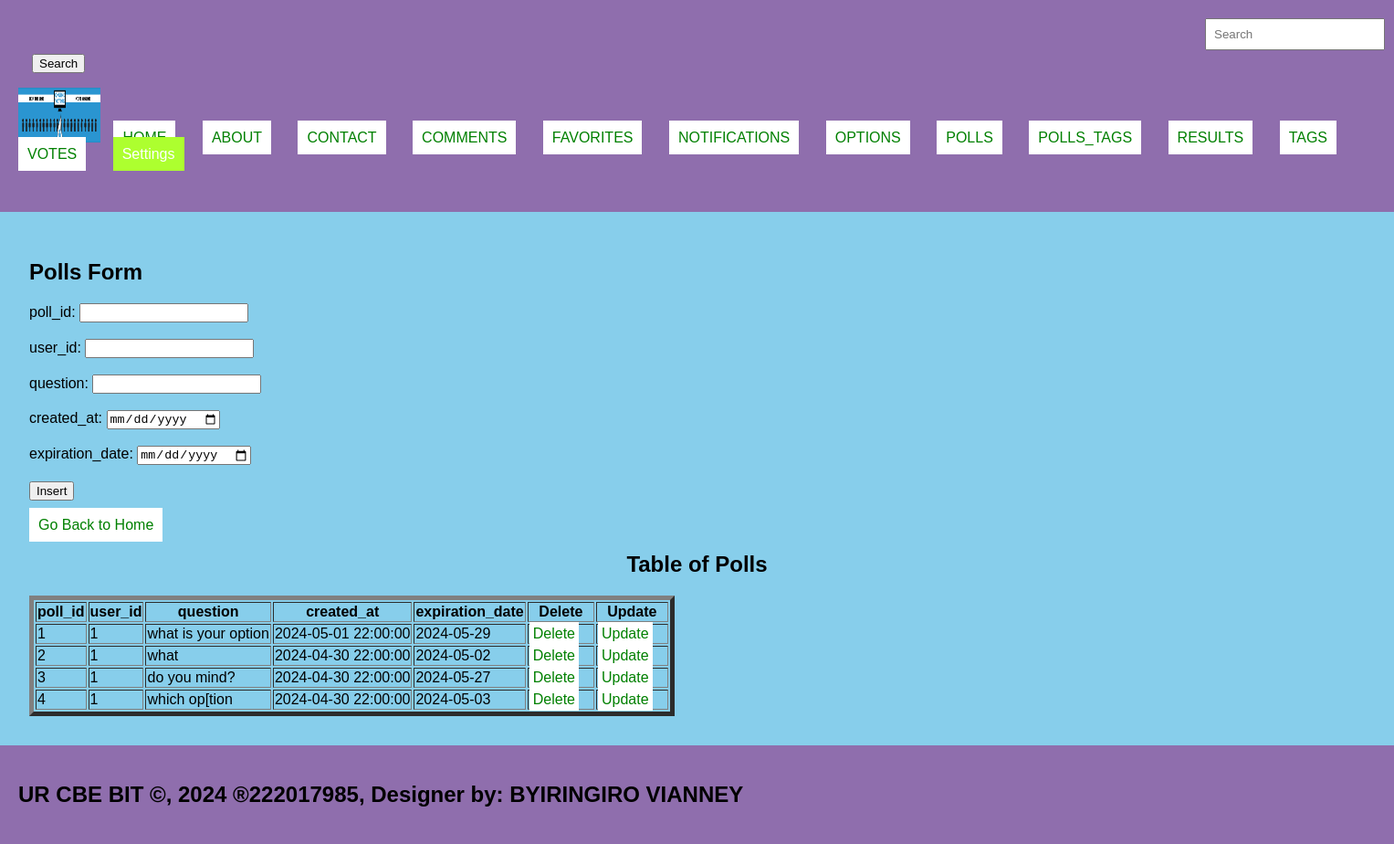
/Polls.php, run on the app's committed database.
### tables this page shows
CREATE TABLE `polls` (
  `poll_id` int(11) NOT NULL,
  `user_id` int(11) DEFAULT NULL,
  `question` text DEFAULT NULL,
  `created_at` timestamp NOT NULL DEFAULT current_timestamp(),
  `expiration_date` date DEFAULT NULL
);

### Polls.php (the view, shortened to what this page needs)
<!DOCTYPE html>
<html lang="en">
<head>
  <link rel="stylesheet" type="text/css" href="style.css" title="style 1" media="screen, tv, projection, handheld, print"/>
</head>
<body bgcolor="skyblue">
<header>
  <form class="d-flex" role="search" action="search.php">
    <input class="form-control me-2" type="search" placeholder="Search" aria-label="Search" name="query">
    <button class="btn btn-outline-success" type="submit">Search</button>
  </form>
  <ul style="list-style-type: none; padding: 0;">
    <li style="display: inline; margin-right: 10px;">
      <img src="./images/Online-Voting.png" width="90" height="60" alt="Logo">
    </li>
    <li style="display: inline; margin-right: 10px;"><a href="./home.html">HOME</a></li>
    <li style="display: inline; margin-right: 10px;"><a href="./about.html">ABOUT</a></li>
    <li style="display: inline; margin-right: 10px;"><a href="./contact.html">CONTACT</a></li>
    <li style="display: inline; margin-right: 10px;"><a href="./Comments.php">COMMENTS</a></li>
    <li style="display: inline; margin-right: 10px;"><a href="./Favorites.php">FAVORITES</a></li>
    <li style="display: inline; margin-right: 10px;"><a href="./Notifications.php">NOTIFICATIONS</a></li>
    <li style="display: inline; margin-right: 10px;"><a href="./Options.php">OPTIONS</a></li>
    <li style="display: inline; margin-right: 10px;"><a href="./Polls.php">POLLS</a></li>
    <li style="display: inline; margin-right: 10px;"><a href="./Polls_tags.php">POLLS_TAGS</a></li>
    <li style="display: inline; margin-right: 10px;"><a href="./Results.php">RESULTS</a></li>
    <li style="display: inline; margin-right: 10px;"><a href="./Tags.php">TAGS</a></li>
    <li style="display: inline; margin-right: 10px;"><a href="./Votes.php">VOTES</a></li>
    <li class="dropdown" style="display: inline; margin-right: 10px;">
      <a href="#" style="padding: 10px; color: white; background-color: greenyellow; text-decoration: none; margin-right: 15px;">Settings</a>
    </li><br><br>
  </ul>
</header>
<section>
  <h1>Polls Form</h1>
  <form method="post" onsubmit="return confirmInsert();">
    <label for="poll_id">poll_id:</label>
    <input type="number" id="poll_id" name="poll_id" required><br><br>
    <label for="user_id">user_id:</label>
    <input type="number" id="user_id" name="user_id" required><br><br>
    <label for="quest"> question:</label>
    <input type="text" id="quest" name="quest" required><br><br>
    <label for="creat_at">created_at:</label>
    <input type="date" id="creat_at" name="creat_at" required><br><br>
    <label for="exp_date">expiration_date:</label>
    <input type="date" id="exp_date" name="exp_date" required><br><br>
    <input type="submit" name="insert" value="Insert"><br><br>
    <a href="./home.html">Go Back to Home</a>
  </form>
  <center><h2>Table of Polls</h2></center>
  <table border="5">
    <tr>
      <th>poll_id</th>
      <th>user_id</th>
      <th>question</th>
      <th>created_at</th>
      <th>expiration_date</th>
      <th>Delete</th>
      <th>Update</th>
    </tr>
    <?php
    include('database_connection.php');
    $sql = "SELECT * FROM polls";
    $result = $connection->query($sql);
    if ($result->num_rows > 0) {
        while ($row = $result->fetch_assoc()) {
            $pollid = $row["poll_id"];
            echo "<tr>
                    <td>" . $row["poll_id"] . "</td>
                    <td>" . $row["user_id"] . "</td>
                    <td>" . $row["question"] . "</td>
                    <td>" . $row["created_at"] . "</td>
                    <td>" . $row["expiration_date"] . "</td>
                    <td><a style='padding:4px' href='delete_polls.php?poll_Id=$pollid'>Delete</a></td>
                    <td><a style='padding:4px' href='update_polls.php?poll_Id=$pollid'>Update</a></td>
                </tr>";
        }
    } else {
        echo "<tr><td colspan='7'>No data found</td></tr>";
    }
    ?>
  </table>
</section>
<footer>
  <marquee>
    <b><h2>UR CBE BIT &copy, 2024 &reg222017985, Designer by: BYIRINGIRO VIANNEY</h2></b>
  </marquee>
</footer>
</body>
</html>

### style.css (style rules this page uses)
body { font-family: Arial, sans-serif; margin: 0; padding: 0; }
header { background-color: #8987; padding: 20px; }
footer { background-color: #8987; padding: 20px; }

### Polls.php (style rules this page uses)
a { padding: 10px; color: white; background-color: white; text-decoration: none; margin-right: 15px; }
a:link { color: green; }
button.btn { margin-left: 15px; margin-top: 4px; }
input.form-control { margin-left: 1300px; padding: 8px; }
header { background-color: #9067; padding: 20px; }
section { padding:32px; }
footer { background-color: #9067; padding: 20px; }

### data on the page
polls: poll_id "1", user "1", question "what is your option", created_at "2024-05-01 22:00:00", expiration_date "2024-05-29"
polls: poll_id "2", user "1", question "what", created_at "2024-04-30 22:00:00", expiration_date "2024-05-02"
polls: poll_id "3", user "1", question "do you mind?", created_at "2024-04-30 22:00:00", expiration_date "2024-05-27"
polls: poll_id "4", user "1", question "which op[tion", created_at "2024-04-30 22:00:00", expiration_date "2024-05-03"
